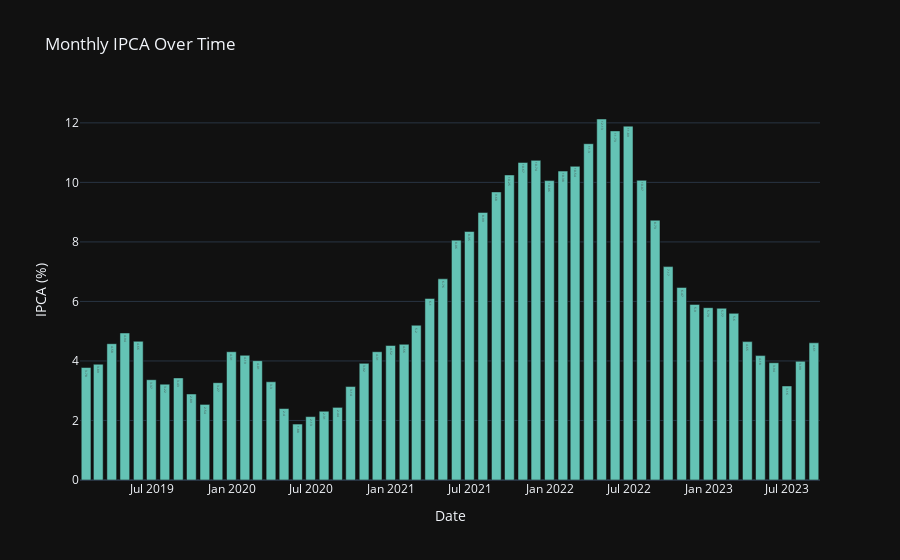

The code cell stored with this chart in its notebook:
### Markdown cell above
#### Technical Analysis:

### Code cell
fig_ipca_bar = px.bar(df_macroeconomic_book, x='date', y='ipca', title='Monthly IPCA Over Time', labels={'ipca': 'IPCA (%)'}, color_discrete_sequence=['rgb(100, 195, 181)'], text='ipca')
fig_ipca_bar.update_layout(template='plotly_dark', xaxis_title='Date', yaxis_title='IPCA (%)')

fig_ipca_bar.show()

### Figure 1 — Plotly figure (JSON) as saved in the notebook; plotly's stock layout.template omitted (floating-point values rounded to 4 significant figures)
{"data": [{"alignmentgroup": "True", "hovertemplate": "date=%{x}<br>IPCA (%)=%{text}<extra></extra>", "legendgroup": "", "marker": {"color": "rgb(100, 195, 181)", "pattern": {"shape": ""}}, "name": "", "offsetgroup": "", "orientation": "v", "showlegend": false, "text": [3.78, 3.89, 4.58, 4.94, 4.66, 3.37, 3.22, 3.43, 2.89, 2.54, 3.27, 4.31, 4.19, 4.01, 3.3, 2.4, 1.88, 2.13, 2.31, 2.44, 3.14, 3.92, 4.31, 4.52, 4.56, 5.2, 6.1, 6.76, 8.06, 8.35, 8.99, 9.68, 10.25, 10.67, 10.74, 10.06, 10.38, 10.54, 11.3, 12.13, 11.73, 11.89, 10.07, 8.73, 7.17, 6.47, 5.9, 5.79, 5.77, 5.6, 4.65, 4.18, 3.94, 3.16, 3.99, 4.61], "textposition": "auto", "type": "bar", "x": ["2019-01-31", "2019-02-28", "2019-03-31", "2019-04-30", "2019-05-31", "2019-06-30", "2019-07-31", "2019-08-31", "2019-09-30", "2019-10-31", "2019-11-30", "2019-12-31", "2020-01-31", "2020-02-29", "2020-03-31", "2020-04-30", "2020-05-31", "2020-06-30", "2020-07-31", "2020-08-31", "2020-09-30", "2020-10-31", "2020-11-30", "2020-12-31", "2021-01-31", "2021-02-28", "2021-03-31", "2021-04-30", "2021-05-31", "2021-06-30", "2021-07-31", "2021-08-31", "2021-09-30", "2021-10-31", "2021-11-30", "2021-12-31", "2022-01-31", "2022-02-28", "2022-03-31", "2022-04-30", "2022-05-31", "2022-06-30", "2022-07-31", "2022-08-31", "2022-09-30", "2022-10-31", "2022-11-30", "2022-12-31", "2023-01-31", "2023-02-28", "2023-03-31", "2023-04-30", "2023-05-31", "2023-06-30", "2023-07-31", "2023-08-31"], "xaxis": "x", "y": [3.78, 3.89, 4.58, 4.94, 4.66, 3.37, 3.22, 3.43, 2.89, 2.54, 3.27, 4.31, 4.19, 4.01, 3.3, 2.4, 1.88, 2.13, 2.31, 2.44, 3.14, 3.92, 4.31, 4.52, 4.56, 5.2, 6.1, 6.76, 8.06, 8.35, 8.99, 9.68, 10.25, 10.67, 10.74, 10.06, 10.38, 10.54, 11.3, 12.13, 11.73, 11.89, 10.07, 8.73, 7.17, 6.47, 5.9, 5.79, 5.77, 5.6, 4.65, 4.18, 3.94, 3.16, 3.99, 4.61], "yaxis": "y"}], "layout": {"barmode": "relative", "legend": {"tracegroupgap": 0}, "title": {"text": "Monthly IPCA Over Time"}, "xaxis": {"anchor": "y", "domain": [0, 1], "title": {"text": "Date"}}, "yaxis": {"anchor": "x", "domain": [0, 1], "title": {"text": "IPCA (%)"}}}}
